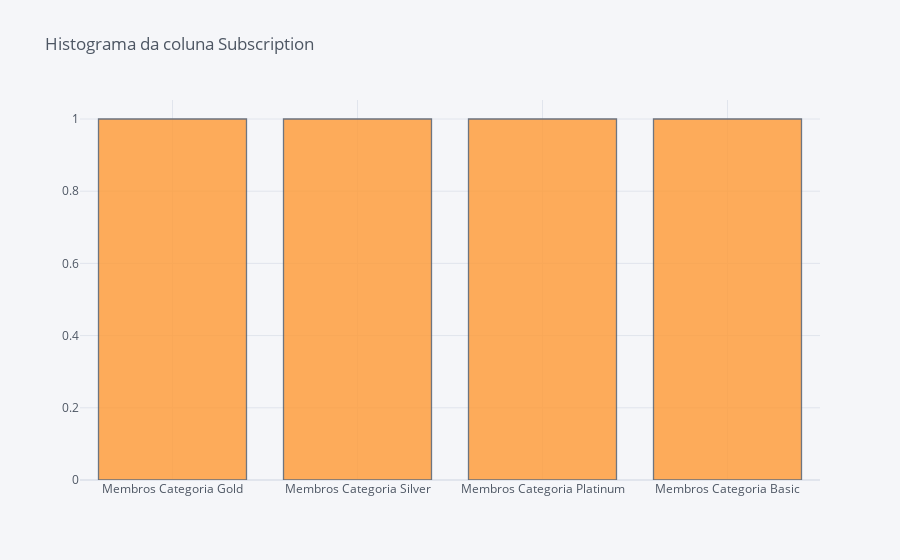

Notebook code for this chart:
### Code cell
cf.go_offline()
df['description'].iplot(kind='hist', bins=50, title='Histograma da coluna Description')

### Figure 1 — Plotly figure (JSON) as saved in the notebook; plotly's stock layout.template omitted (floating-point values rounded to 4 significant figures)
{"data": [{"histfunc": "count", "histnorm": "", "marker": {"color": "rgba(255, 153, 51, 1.0)", "line": {"color": "#4D5663", "width": 1.3}}, "name": "description", "nbinsx": 50, "opacity": 0.8, "orientation": "v", "type": "histogram", "x": ["Membros Categoria Gold", "Membros Categoria Silver", "Membros Categoria Platinum", "Membros Categoria Basic"]}], "layout": {"barmode": "overlay", "legend": {"bgcolor": "#F5F6F9", "font": {"color": "#4D5663"}}, "paper_bgcolor": "#F5F6F9", "plot_bgcolor": "#F5F6F9", "title": {"font": {"color": "#4D5663"}, "text": "Histograma da coluna Subscription"}, "xaxis": {"gridcolor": "#E1E5ED", "showgrid": true, "tickfont": {"color": "#4D5663"}, "title": {"font": {"color": "#4D5663"}, "text": ""}, "zerolinecolor": "#E1E5ED"}, "yaxis": {"gridcolor": "#E1E5ED", "showgrid": true, "tickfont": {"color": "#4D5663"}, "title": {"font": {"color": "#4D5663"}, "text": ""}, "zerolinecolor": "#E1E5ED"}}}
